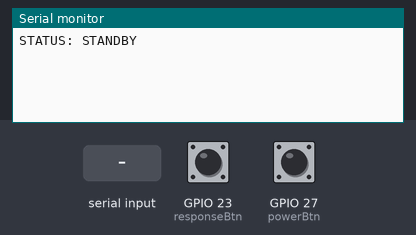
Recording of a program running on a simulated ESP32. On the bench: the last lines printed to the serial monitor. The test bench sets the inputs (shaded band); at power-on: GPIO 27 (powerBtn) HIGH, GPIO 23 (responseBtn) HIGH. Random numbers use the default seed unless the program sets one; nothing arrives over Bluetooth unless stated.

Above: at 1.2 s.
1.3 s: "START\n" received over Serial
At 1.9 s:
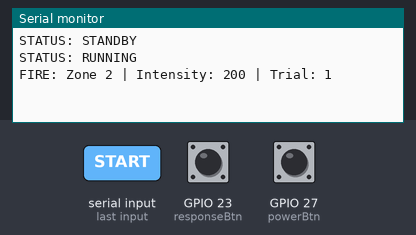
2.8 s: "STOP\n" received over the second serial link
At 4.0 s:
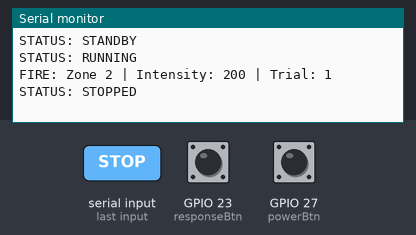
4.3 s: GPIO 27 (powerBtn) pulled LOW for 3.2 s
At 7.7 s:
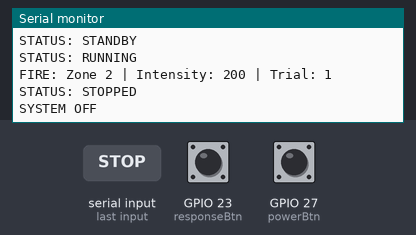
9.0 s: "RESET\n" received over Serial
At 10.1 s:
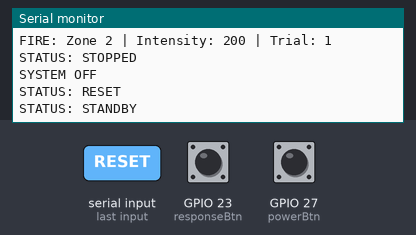
10.5 s: GPIO 27 (powerBtn) pulled LOW for 3.2 s
At 14.8 s:
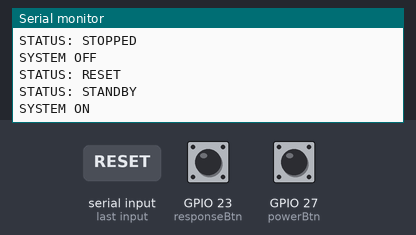
15.2 s: "START\n" received over the second serial link
At 19.0 s:
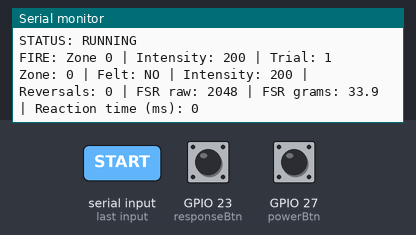

The program:

main.cpp
```cpp
#include <Arduino.h>
#include <Wire.h>
#include <Adafruit_PWMServoDriver.h>
#include "BluetoothSerial.h"

BluetoothSerial SerialBT;
Adafruit_PWMServoDriver pwm = Adafruit_PWMServoDriver(0x40);

// ===================== LINKED LIST =====================
struct TrialNode {
  int intensity;
  int fsrRaw;
  bool felt;
  TrialNode* next;

  TrialNode(int i, int f, bool fe) : intensity(i), fsrRaw(f), felt(fe), next(nullptr) {}
};

class TrialList {
private:
  TrialNode* head;
  int count;

public:
  TrialList() : head(nullptr), count(0) {}

  void append(int intensity, int fsrRaw, bool felt) {
    TrialNode* node = new TrialNode(intensity, fsrRaw, felt);
    if (!head) {
      head = node;
    } else {
      TrialNode* curr = head;
      while (curr->next) curr = curr->next;
      curr->next = node;
    }
    count++;
  }

  int size() { return count; }
  TrialNode* getHead() { return head; }

  int sumIntensity(TrialNode* node) {
    if (!node) return 0;
    return node->intensity + sumIntensity(node->next);
  }

  int sumFSR(TrialNode* node) {
    if (!node) return 0;
    return node->fsrRaw + sumFSR(node->next);
  }

  float avgIntensity() {
    if (count == 0) return 0;
    return sumIntensity(head) / (float)count;
  }

  float avgFSR() {
    if (count == 0) return 0;
    return sumFSR(head) / (float)count;
  }

  void clear() {
    TrialNode* curr = head;
    while (curr) {
      TrialNode* tmp = curr;
      curr = curr->next;
      delete tmp;
    }
    head = nullptr;
    count = 0;
  }

  ~TrialList() { clear(); }
};

// ===================== BASE CLASS (Inheritance) =====================
class HardwareComponent {
protected:
  int pin;
  String name;

public:
  HardwareComponent(int p, String n) : pin(p), name(n) {}
  virtual void init() = 0;
  int getPin() { return pin; }
  String getName() { return name; }
};

// ===================== FSR SENSOR (Inherits HardwareComponent) =====================
class FSRSensor : public HardwareComponent {
private:
  static const int CAL_POINTS = 5;
  int calRaw[CAL_POINTS]     = {0,   300,  600,  1400, 2800};
  float calGrams[CAL_POINTS] = {0.0, 5.0,  10.0, 20.0, 50.0};

  float interpolate(int raw, int index) {
    if (index >= CAL_POINTS - 1) return calGrams[CAL_POINTS - 1];
    if (raw >= calRaw[index] && raw <= calRaw[index + 1]) {
      float ratio = (float)(raw - calRaw[index]) / (calRaw[index + 1] - calRaw[index]);
      return calGrams[index] + ratio * (calGrams[index + 1] - calGrams[index]);
    }
    return interpolate(raw, index + 1);
  }

public:
  FSRSensor(int p, String n) : HardwareComponent(p, n) {}

  void init() override {}

  int readRaw() {
    return analogRead(pin);
  }

  float rawToGrams(int raw) {
    if (raw <= calRaw[0]) return calGrams[0];
    if (raw >= calRaw[CAL_POINTS - 1]) return calGrams[CAL_POINTS - 1];
    return interpolate(raw, 0);
  }
};

// ===================== MOTOR (Inherits HardwareComponent) =====================
class MotorActuator : public HardwareComponent {
private:
  int channel;

public:
  MotorActuator(int ch, int p, String n) : HardwareComponent(p, n), channel(ch) {}

  void init() override {}

  void setIntensity(int intensity) {
    int duty = map(intensity, 0, 255, 0, 4095);
    pwm.setPWM(channel, 0, duty);
  }

  void stop() {
    pwm.setPWM(channel, 0, 0);
  }
};

// ===================== ZONE CLASS =====================
#define STEP_SIZE 20
#define MIN_INTENSITY 0
#define MAX_INTENSITY 255
#define REVERSALS_NEEDED 6
#define START_INTENSITY 200

class Zone {
private:
  int id;
  FSRSensor* sensor;
  MotorActuator* motor;
  int intensity;
  int lastDirection;
  int reversalCount;
  bool active;
  TrialList reversals;

public:
  Zone() : id(0), sensor(nullptr), motor(nullptr), intensity(START_INTENSITY),
           lastDirection(0), reversalCount(0), active(true) {}

  void configure(int zoneId, FSRSensor* s, MotorActuator* m) {
    id = zoneId;
    sensor = s;
    motor = m;
  }

  void reset() {
    intensity = START_INTENSITY;
    lastDirection = 0;
    reversalCount = 0;
    active = true;
    reversals.clear();
    motor->stop();
  }

  bool isActive() { return active; }
  int getId() { return id; }
  int getIntensity() { return intensity; }
  FSRSensor* getSensor() { return sensor; }
  MotorActuator* getMotor() { return motor; }

  void fire() {
    motor->setIntensity(intensity);
  }

  void stopMotor() {
    motor->stop();
  }

  void processResult(bool felt, int fsrRaw) {
    int currentDirection = felt ? -1 : 1;

    if (lastDirection != 0 && currentDirection != lastDirection && reversalCount < REVERSALS_NEEDED) {
      reversals.append(intensity, fsrRaw, felt);
      reversalCount++;
      if (reversalCount >= REVERSALS_NEEDED) {
        active = false;
      }
    }
    lastDirection = currentDirection;

    if (felt) intensity -= STEP_SIZE;
    else intensity += STEP_SIZE;
    if (intensity < MIN_INTENSITY) intensity = MIN_INTENSITY;
    if (intensity > MAX_INTENSITY) intensity = MAX_INTENSITY;
  }

  int getReversalCount() { return reversalCount; }

  float getThresholdIntensity() {
    return reversals.avgIntensity();
  }

  float getThresholdFSRRaw() {
    return reversals.avgFSR();
  }
};

// ===================== BUTTON CLASS =====================
class Button : public HardwareComponent {
private:
  bool lastState;
  unsigned long lastDebounce;
  unsigned long debounceDelay;

public:
  Button(int p, String n, unsigned long deb = 30)
    : HardwareComponent(p, n), lastState(HIGH), lastDebounce(0), debounceDelay(deb) {}

  void init() override {
    pinMode(pin, INPUT_PULLUP);
  }

  bool pressed() {
    bool reading = digitalRead(pin);
    if (reading != lastState) lastDebounce = millis();
    bool result = false;
    if ((millis() - lastDebounce) > debounceDelay) {
      if (reading == LOW && lastState == HIGH) {
        result = true;
      }
    }
    lastState = reading;
    return result;
  }
};

// ===================== GLOBALS =====================
#define NUM_ZONES 3
#define POKE_DURATION 200
#define RESPONSE_TIMEOUT 3000
#define LONG_PRESS_DURATION 3000

FSRSensor sensors[NUM_ZONES] = {
  FSRSensor(34, "FSR_0"), FSRSensor(35, "FSR_1"), FSRSensor(36, "FSR_2")
};

MotorActuator motors[NUM_ZONES] = {
  MotorActuator(0, 0, "Motor_0"), MotorActuator(1, 1, "Motor_1"), MotorActuator(2, 2, "Motor_2")
};

Zone zones[NUM_ZONES];
Button responseBtn(23, "Response");
Button powerBtn(27, "Power");

enum TestState { STANDBY, IDLE, FIRE, WAIT_RESPONSE, LOG_RESULT, TEST_COMPLETE, DONE };
TestState currentState = STANDBY;

int currentZone = -1;
int lastZone = -1;
int trialCount = 0;
unsigned long stateStartTime = 0;
unsigned long responseTimestamp = 0;
bool responseReceived = false;
bool feltCommand = false;
bool paused = false;
bool systemOn = true;
unsigned long powerPressStart = 0;
bool powerHandled = false;
String cmdBuffer = "";

void output(String msg) {
  Serial.println(msg);
  SerialBT.println(msg);
}

void sendStatus() {
  if (currentState == DONE) output("STATUS: COMPLETE");
  else if (currentState == STANDBY) output(paused ? "STATUS: STOPPED" : "STATUS: STANDBY");
  else output("STATUS: RUNNING");
}

void startTest() {
  if (currentState == STANDBY) {
    paused = false;
    currentState = IDLE;
    sendStatus();
  } else if (currentState == DONE) {
    output("ERR: Test complete - press RESET first");
  }
}

void stopTest() {
  if (currentState == STANDBY || currentState == DONE) return;
  for (int i = 0; i < NUM_ZONES; i++) motors[i].stop();
  paused = true;
  currentState = STANDBY;
  sendStatus();
}

void resetTest() {
  for (int i = 0; i < NUM_ZONES; i++) zones[i].reset();
  currentZone = -1;
  lastZone = -1;
  trialCount = 0;
  feltCommand = false;
  paused = false;
  currentState = STANDBY;
  output("STATUS: RESET");
  sendStatus();
}

void handleCommand(String cmd) {
  cmd.trim();
  cmd.toUpperCase();
  if (cmd == "START") startTest();
  else if (cmd == "STOP") stopTest();
  else if (cmd == "RESET") resetTest();
  else if (cmd == "FELT") { if (currentState == WAIT_RESPONSE) feltCommand = true; }
  else if (cmd == "STATUS") sendStatus();
}

void readCommandChar(char c) {
  if (c == '\n' || c == '\r') {
    if (cmdBuffer.length() > 0) handleCommand(cmdBuffer);
    cmdBuffer = "";
  } else if (cmdBuffer.length() < 32) {
    cmdBuffer += c;
  }
}

void pollCommands() {
  while (Serial.available()) readCommandChar((char)Serial.read());
  while (SerialBT.available()) readCommandChar((char)SerialBT.read());
}

void checkPower() {
  bool reading = digitalRead(27);
  if (reading == LOW) {
    if (powerPressStart == 0) powerPressStart = millis();
    else if (!powerHandled && (millis() - powerPressStart > LONG_PRESS_DURATION)) {
      systemOn = !systemOn;
      powerHandled = true;
      output(systemOn ? "SYSTEM ON" : "SYSTEM OFF");
    }
  } else {
    powerPressStart = 0;
    powerHandled = false;
  }
}

void setup() {
  Serial.begin(115200);
  SerialBT.begin("DPN_Boot");

  Wire.begin();
  pwm.begin();
  pwm.setPWMFreq(1000);

  for (int i = 0; i < NUM_ZONES; i++) {
    sensors[i].init();
    motors[i].init();
    zones[i].configure(i, &sensors[i], &motors[i]);
  }
  responseBtn.init();
  powerBtn.init();

  randomSeed(analogRead(0));
  sendStatus();
}

void loop() {
  pollCommands();
  checkPower();
  if (!systemOn) return;

  switch (currentState) {

    case STANDBY: {
      if (!paused && responseBtn.pressed()) startTest();
      break;
    }

    case IDLE: {
      int activeCount = 0;
      for (int i = 0; i < NUM_ZONES; i++) if (zones[i].isActive()) activeCount++;
      if (activeCount == 0) { currentState = TEST_COMPLETE; break; }

      int candidates[NUM_ZONES];
      int n = 0;
      for (int i = 0; i < NUM_ZONES; i++) {
        if (zones[i].isActive() && (i != lastZone || activeCount == 1)) candidates[n++] = i;
      }

      currentZone = candidates[random(0, n)];
      lastZone = currentZone;
      currentState = FIRE;
      break;
    }

    case FIRE: {
      zones[currentZone].fire();
      stateStartTime = millis();
      responseReceived = false;
      feltCommand = false;
      trialCount++;
      output("FIRE: Zone " + String(currentZone) +
             " | Intensity: " + String(zones[currentZone].getIntensity()) +
             " | Trial: " + String(trialCount));
      currentState = WAIT_RESPONSE;
      break;
    }

    case WAIT_RESPONSE: {
      if (millis() - stateStartTime > POKE_DURATION) {
        zones[currentZone].stopMotor();
      }

      if ((responseBtn.pressed() || feltCommand) && !responseReceived) {
        responseReceived = true;
        responseTimestamp = millis();
        currentState = LOG_RESULT;
        break;
      }

      if (millis() - stateStartTime > RESPONSE_TIMEOUT) currentState = LOG_RESULT;
      break;
    }

    case LOG_RESULT: {
      FSRSensor* sensor = zones[currentZone].getSensor();
      int fsrValue = sensor->readRaw();
      float fsrGrams = sensor->rawToGrams(fsrValue);
      unsigned long reactionTime = responseReceived ? (responseTimestamp - stateStartTime) : 0;

      int testedIntensity = zones[currentZone].getIntensity();
      zones[currentZone].processResult(responseReceived, fsrValue);

      String line = "Zone: " + String(currentZone) +
                    " | Felt: " + (responseReceived ? "YES" : "NO") +
                    " | Intensity: " + String(testedIntensity) +
                    " | Reversals: " + String(zones[currentZone].getReversalCount()) +
                    " | FSR raw: " + String(fsrValue) +
                    " | FSR grams: " + String(fsrGrams, 1) +
                    " | Reaction time (ms): " + String(reactionTime);
      output(line);

      delay(1000);
      currentState = IDLE;
      break;
    }

    case TEST_COMPLETE: {
      String header = "\n--- TEST COMPLETE ---";
      output(header);

      for (int i = 0; i < NUM_ZONES; i++) {
        float threshold = zones[i].getThresholdIntensity();
        float fsrAvgRaw = zones[i].getThresholdFSRRaw();
        float fsrGramsThreshold = sensors[i].rawToGrams((int)fsrAvgRaw);

        String result = "Zone " + String(i) +
                        " | Intensity threshold: " + String(threshold, 1) +
                        " | FSR threshold: " + String(fsrGramsThreshold, 1) + "g";
        output(result);
      }

      currentState = DONE;
      sendStatus();
      break;
    }

    case DONE: {
      break;
    }
  }
}
```

Measured:
- after the input at 1.3 s, the serial monitor: prints a new line at once (image 1)
- after the input at 2.8 s, the serial monitor: prints a new line at once (image 2)
- after the input at 4.3 s, the serial monitor: prints a new line after 3.0 s (image 3)
- after the input at 9.0 s, the serial monitor: prints a new line at once (image 4)
- after the input at 10.5 s, the serial monitor: prints a new line after 3.0 s (image 5)
- after the input at 15.2 s, the serial monitor: prints a new line at once (image 6)
